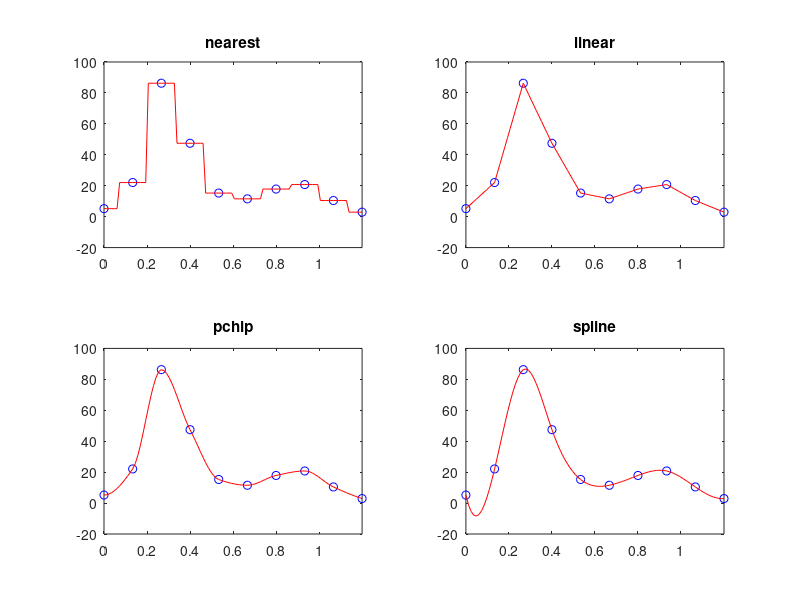

The MATLAB script that drew this image:
tiempo=[0 0.1333 0.2667 0.4 0.5333 0.6667 0.8 0.9333 1.0667 1.2]
conc=[5.1765 22.0635 86.267 47.4483 15.2497 11.5113 17.8462 20.7568 10.427 2.9118]
xhat=linspace(0, 1.2, 100)

%gráfica 1
subplot(2,2,1)
yhat=interp1(tiempo, conc, xhat, 'nearest')
plot(tiempo, conc, 'bo', xhat, yhat,'r-')
axis([0 1.2 -20 100])
title('nearest')
%gráfica 2 
subplot(2,2,2)
yhat=interp1(tiempo, conc, xhat, 'linear')
plot(tiempo, conc, 'bo', xhat, yhat,'r-')
axis([0 1.2 -20 100])
title('linear')
%gráfica 3
subplot(2,2,3)
yhat=interp1(tiempo, conc, xhat, 'pchip')
plot(tiempo, conc, 'bo', xhat, yhat,'r-')
axis([0 1.2 -20 100])
title('pchip')
%gráfica 4
subplot(2,2,4)
yhat=interp1(tiempo, conc, xhat, 'spline')
plot(tiempo, conc, 'bo', xhat, yhat,'r-')
axis([0 1.2 -20 100])
title('spline')